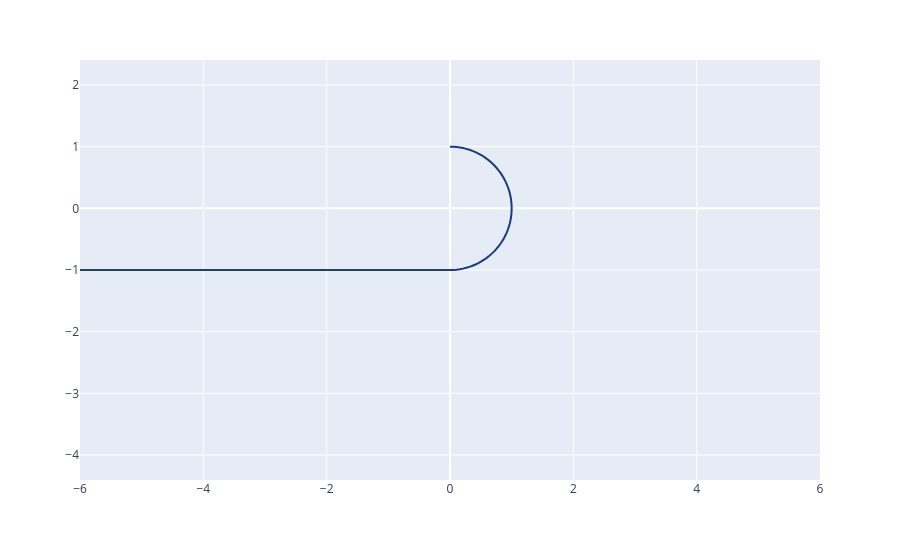

Notebook code cell kept with this figure:
### Code cell
fig = px.scatter() # Empty plot


fig.add_shape(type='line', x0=0, y0=-1, x1=-6, y1=-1)

fig.add_shape(type="path",
    path=ellipse_arc(a=1, b=1, start_angle=np.pi/2, end_angle=-np.pi/2, N=60),
    line=dict(color="#1B3B7F")
)
fig.add_shape(type='line', x0=0, y0=-1, x1=-6, y1=-1)

fig.add_shape(type="path",
    path=ellipse_arc(x_center=-6, y_center=-2, a=1, b=1, start_angle=np.pi/2, end_angle=3*np.pi/2, N=60),
    line=dict(color="#1B3B7F")
)
fig.update_yaxes(scaleanchor="x", scaleratio=1)
fig.update_xaxes(range=[-6, 6])
